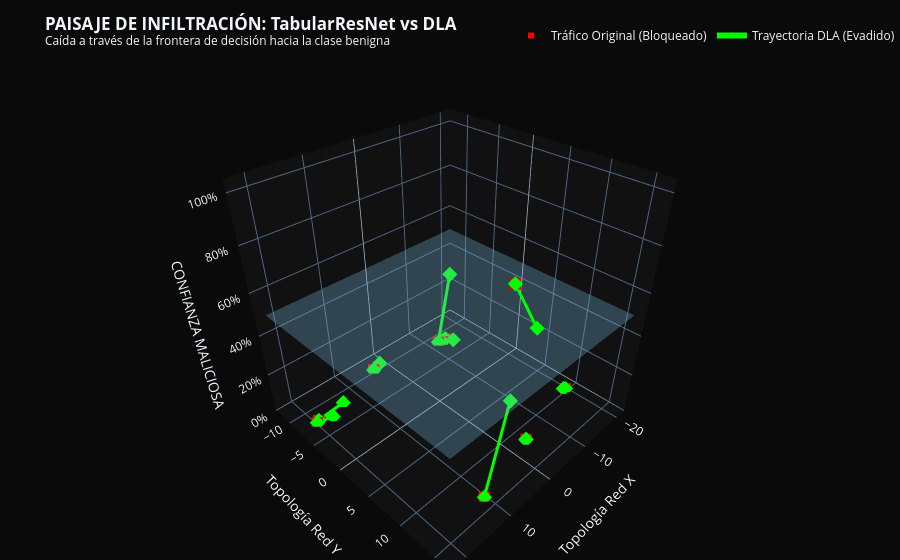

Notebook code for this chart:
### Markdown cell above
## 10. Visualización del Espacio Latente: El Paisaje de Infiltración 3D

Para materializar el concepto abstracto del *Manifold* de los datos, proyectamos las características de red (reducción PCA a 2 componentes) frente a la **Superficie de Decisión de la TabularResNet** (Eje Z).

* El **suelo translúcido** marca la frontera de detección (50%).
* Los **puntos rojos** en las alturas representan el tráfico malicioso detectado.
* Observamos cómo la trayectoria de **DLA (Verde)** no se estrella ciegamente contra la física, sino que se desliza por el colector de los datos hasta perforar el cristal y camuflarse en la región de tráfico benigno evadiendo la detección.

### Code cell
import numpy as np
import plotly.graph_objects as go
from sklearn.decomposition import PCA

print("Generando Paisaje de Infiltración 3D de alta definición...")

# Seleccionamos un puñado de ataques para que se vea claro y no un borrón
n_plot = 10
p_orig = model_wrapped.predict_proba(X_ataques[:n_plot])[:, 1]
# Si PGD no está disponible en memoria, usamos el original para que no rompa
p_pgd  = model_wrapped.predict_proba(res_pgd_on.X_adv[:n_plot])[:, 1] if 'res_pgd_on' in locals() else p_orig
p_dla  = model_wrapped.predict_proba(res_dla.X_adv[:n_plot])[:, 1]

# Ajustamos PCA para tener un sistema de coordenadas espaciales X, Y
pca_2d = PCA(n_components=2)
coords_orig = pca_2d.fit_transform(X_ataques[:n_plot])
coords_pgd  = pca_2d.transform(res_pgd_on.X_adv[:n_plot]) if 'res_pgd_on' in locals() else coords_orig
coords_dla  = pca_2d.transform(res_dla.X_adv[:n_plot])

fig = go.Figure()

# 1. El Plano de Decisión del NIDS (Umbral 50%)
fig.add_trace(go.Surface(
    x=np.linspace(coords_orig[:,0].min()-2, coords_orig[:,0].max()+2, 10),
    y=np.linspace(coords_orig[:,1].min()-2, coords_orig[:,1].max()+2, 10),
    z=np.full((10, 10), 0.5),
    opacity=0.3,
    colorscale='Blues',
    showscale=False,
    name='Frontera de Evasión (50%)'
))

# 2. Inyectamos las trayectorias
for i in range(n_plot):
    show_legend = True if i == 0 else False

    # Origen (Malicioso Detectado)
    fig.add_trace(go.Scatter3d(
        x=[coords_orig[i,0]], y=[coords_orig[i,1]], z=[p_orig[i]],
        mode='markers', marker=dict(size=6, color='red', symbol='square'),
        name='Tráfico Original (Bloqueado)', showlegend=show_legend
    ))

    # Trayectoria PGD (Lucha contra la física, a menudo se queda arriba)
    if 'res_pgd_on' in locals():
        fig.add_trace(go.Scatter3d(
            x=[coords_orig[i,0], coords_pgd[i,0]],
            y=[coords_orig[i,1], coords_pgd[i,1]],
            z=[p_orig[i], p_pgd[i]],
            mode='lines+markers',
            line=dict(color='orange', width=2, dash='dash'),
            marker=dict(size=4, color='orange'),
            name='Trayectoria PGD', showlegend=show_legend
        ))

    # Trayectoria DLA (Infiltración Exitosa)
    fig.add_trace(go.Scatter3d(
        x=[coords_orig[i,0], coords_dla[i,0]],
        y=[coords_orig[i,1], coords_dla[i,1]],
        z=[p_orig[i], p_dla[i]],
        mode='lines+markers',
        line=dict(color='lime', width=6),
        marker=dict(size=5, color='lime', symbol='diamond'),
        name='Trayectoria DLA (Evadido)', showlegend=show_legend
    ))

# 3. Estética Cinemática
fig.update_layout(
    template="plotly_dark",
    title="<b>PAISAJE DE INFILTRACIÓN: TabularResNet vs DLA</b><br><sup>Caída a través de la frontera de decisión hacia la clase benigna</sup>",
    scene=dict(
        xaxis_title='Topología Red X',
        yaxis_title='Topología Red Y',
        zaxis_title='CONFIANZA MALICIOSA',
        zaxis=dict(range=[0, 1.05], tickformat='.0%'),
        bgcolor="#0a0a0a"
    ),
    paper_bgcolor="#0a0a0a",
    margin=dict(l=0, r=0, b=0, t=60),
    legend=dict(orientation="h", yanchor="bottom", y=1.02, xanchor="right", x=1)
)

fig.show()

### Figure 1 — Plotly figure (JSON) as saved in the notebook; plotly's stock layout.template omitted (floating-point values rounded to 4 significant figures)
{"data": [{"colorscale": [[0, "rgb(247,251,255)"], [0.125, "rgb(222,235,247)"], [0.25, "rgb(198,219,239)"], [0.375, "rgb(158,202,225)"], [0.5, "rgb(107,174,214)"], [0.625, "rgb(66,146,198)"], [0.75, "rgb(33,113,181)"], [0.875, "rgb(8,81,156)"], [1, "rgb(8,48,107)"]], "name": "Frontera de Evasión (50%)", "opacity": 0.3, "showscale": false, "type": "surface", "x": [-21.21, -16.4, -11.6, -6.794, -1.989, 2.816, 7.62, 12.42, 17.23, 22.03], "y": [-12.12, -8.97, -5.821, -2.672, 0.4766, 3.626, 6.774, 9.923, 13.07, 16.22], "z": [[0.5, 0.5, 0.5, 0.5, 0.5, 0.5, 0.5, 0.5, 0.5, 0.5], [0.5, 0.5, 0.5, 0.5, 0.5, 0.5, 0.5, 0.5, 0.5, 0.5], [0.5, 0.5, 0.5, 0.5, 0.5, 0.5, 0.5, 0.5, 0.5, 0.5], [0.5, 0.5, 0.5, 0.5, 0.5, 0.5, 0.5, 0.5, 0.5, 0.5], [0.5, 0.5, 0.5, 0.5, 0.5, 0.5, 0.5, 0.5, 0.5, 0.5], [0.5, 0.5, 0.5, 0.5, 0.5, 0.5, 0.5, 0.5, 0.5, 0.5], [0.5, 0.5, 0.5, 0.5, 0.5, 0.5, 0.5, 0.5, 0.5, 0.5], [0.5, 0.5, 0.5, 0.5, 0.5, 0.5, 0.5, 0.5, 0.5, 0.5], [0.5, 0.5, 0.5, 0.5, 0.5, 0.5, 0.5, 0.5, 0.5, 0.5], [0.5, 0.5, 0.5, 0.5, 0.5, 0.5, 0.5, 0.5, 0.5, 0.5]]}, {"marker": {"color": "red", "size": 6, "symbol": "square"}, "mode": "markers", "name": "Tráfico Original (Bloqueado)", "showlegend": true, "type": "scatter3d", "x": [-3.675], "y": [11.77], "z": [0.01161]}, {"line": {"color": "lime", "width": 6}, "marker": {"color": "lime", "size": 5, "symbol": "diamond"}, "mode": "lines+markers", "name": "Trayectoria DLA (Evadido)", "showlegend": true, "type": "scatter3d", "x": [-3.675, -3.424], "y": [11.77, 11.84], "z": [0.01161, 0.01533]}, {"marker": {"color": "red", "size": 6, "symbol": "square"}, "mode": "markers", "name": "Tráfico Original (Bloqueado)", "showlegend": false, "type": "scatter3d", "x": [-12.68], "y": [-8.028], "z": [0.01169]}, {"line": {"color": "lime", "width": 6}, "marker": {"color": "lime", "size": 5, "symbol": "diamond"}, "mode": "lines+markers", "name": "Trayectoria DLA (Evadido)", "showlegend": false, "type": "scatter3d", "x": [-12.68, -11.81], "y": [-8.028, -5.38], "z": [0.01169, 0.08468]}, {"marker": {"color": "red", "size": 6, "symbol": "square"}, "mode": "markers", "name": "Tráfico Original (Bloqueado)", "showlegend": false, "type": "scatter3d", "x": [19.48], "y": [-7.626], "z": [0.01153]}, {"line": {"color": "lime", "width": 6}, "marker": {"color": "lime", "size": 5, "symbol": "diamond"}, "mode": "lines+markers", "name": "Trayectoria DLA (Evadido)", "showlegend": false, "type": "scatter3d", "x": [19.48, 13.6], "y": [-7.626, -7.952], "z": [0.01153, 0.01394]}, {"marker": {"color": "red", "size": 6, "symbol": "square"}, "mode": "markers", "name": "Tráfico Original (Bloqueado)", "showlegend": false, "type": "scatter3d", "x": [-11.88], "y": [-8.322], "z": [0.01194]}, {"line": {"color": "lime", "width": 6}, "marker": {"color": "lime", "size": 5, "symbol": "diamond"}, "mode": "lines+markers", "name": "Trayectoria DLA (Evadido)", "showlegend": false, "type": "scatter3d", "x": [-11.88, -12.62], "y": [-8.322, -6.545], "z": [0.01194, 0.4209]}, {"marker": {"color": "red", "size": 6, "symbol": "square"}, "mode": "markers", "name": "Tráfico Original (Bloqueado)", "showlegend": false, "type": "scatter3d", "x": [3.568], "y": [-10.12], "z": [0.01241]}, {"line": {"color": "lime", "width": 6}, "marker": {"color": "lime", "size": 5, "symbol": "diamond"}, "mode": "lines+markers", "name": "Trayectoria DLA (Evadido)", "showlegend": false, "type": "scatter3d", "x": [3.568, 1.827], "y": [-10.12, -10.21], "z": [0.01241, 0.02717]}, {"marker": {"color": "red", "size": 6, "symbol": "square"}, "mode": "markers", "name": "Tráfico Original (Bloqueado)", "showlegend": false, "type": "scatter3d", "x": [-13.77], "y": [-8.158], "z": [0.01224]}, {"line": {"color": "lime", "width": 6}, "marker": {"color": "lime", "size": 5, "symbol": "diamond"}, "mode": "lines+markers", "name": "Trayectoria DLA (Evadido)", "showlegend": false, "type": "scatter3d", "x": [-13.77, -13.39], "y": [-8.158, -8.158], "z": [0.01224, 0.01375]}, {"marker": {"color": "red", "size": 6, "symbol": "square"}, "mode": "markers", "name": "Tráfico Original (Bloqueado)", "showlegend": false, "type": "scatter3d", "x": [7.514], "y": [14.22], "z": [0.9096]}, {"line": {"color": "lime", "width": 6}, "marker": {"color": "lime", "size": 5, "symbol": "diamond"}, "mode": "lines+markers", "name": "Trayectoria DLA (Evadido)", "showlegend": false, "type": "scatter3d", "x": [7.514, 3.441], "y": [14.22, 14.93], "z": [0.9096, 0.7157]}, {"marker": {"color": "red", "size": 6, "symbol": "square"}, "mode": "markers", "name": "Tráfico Original (Bloqueado)", "showlegend": false, "type": "scatter3d", "x": [10.62], "y": [13.8], "z": [0.0119]}, {"line": {"color": "lime", "width": 6}, "marker": {"color": "lime", "size": 5, "symbol": "diamond"}, "mode": "lines+markers", "name": "Trayectoria DLA (Evadido)", "showlegend": false, "type": "scatter3d", "x": [10.62, 5.738], "y": [13.8, 13.76], "z": [0.0119, 0.4165]}, {"marker": {"color": "red", "size": 6, "symbol": "square"}, "mode": "markers", "name": "Tráfico Original (Bloqueado)", "showlegend": false, "type": "scatter3d", "x": [-19.21], "y": [9.882], "z": [0.01172]}, {"line": {"color": "lime", "width": 6}, "marker": {"color": "lime", "size": 5, "symbol": "diamond"}, "mode": "lines+markers", "name": "Trayectoria DLA (Evadido)", "showlegend": false, "type": "scatter3d", "x": [-19.21, -18.68], "y": [9.882, 9.785], "z": [0.01172, 0.01794]}, {"marker": {"color": "red", "size": 6, "symbol": "square"}, "mode": "markers", "name": "Tráfico Original (Bloqueado)", "showlegend": false, "type": "scatter3d", "x": [20.03], "y": [-7.418], "z": [0.01182]}, {"line": {"color": "lime", "width": 6}, "marker": {"color": "lime", "size": 5, "symbol": "diamond"}, "mode": "lines+markers", "name": "Trayectoria DLA (Evadido)", "showlegend": false, "type": "scatter3d", "x": [20.03, 17.11], "y": [-7.418, -6.854], "z": [0.01182, 0.01461]}], "layout": {"legend": {"orientation": "h", "x": 1, "xanchor": "right", "y": 1.02, "yanchor": "bottom"}, "margin": {"b": 0, "l": 0, "r": 0, "t": 60}, "paper_bgcolor": "#0a0a0a", "scene": {"bgcolor": "#0a0a0a", "xaxis": {"title": {"text": "Topología Red X"}}, "yaxis": {"title": {"text": "Topología Red Y"}}, "zaxis": {"range": [0, 1.05], "tickformat": ".0%", "title": {"text": "CONFIANZA MALICIOSA"}}}, "title": {"text": "<b>PAISAJE DE INFILTRACIÓN: TabularResNet vs DLA</b><br><sup>Caída a través de la frontera de decisión hacia la clase benigna</sup>"}}}
